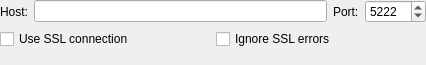
<?xml version="1.0" encoding="UTF-8"?>
<ui version="4.0">
 <class>ConnectionOptionsWidgetClass</class>
 <widget class="QWidget" name="ConnectionOptionsWidgetClass">
  <property name="geometry">
   <rect>
    <x>0</x>
    <y>0</y>
    <width>426</width>
    <height>65</height>
   </rect>
  </property>
  <layout class="QVBoxLayout">
   <property name="margin">
    <number>0</number>
   </property>
   <item>
    <layout class="QHBoxLayout">
     <item>
      <widget class="QLabel" name="label_11">
       <property name="text">
        <string>Host:</string>
       </property>
       <property name="textFormat">
        <enum>Qt::PlainText</enum>
       </property>
       <property name="buddy">
        <cstring>lneHost</cstring>
       </property>
      </widget>
     </item>
     <item>
      <widget class="QLineEdit" name="lneHost"/>
     </item>
     <item>
      <widget class="QLabel" name="label_12">
       <property name="text">
        <string>Port:</string>
       </property>
       <property name="textFormat">
        <enum>Qt::PlainText</enum>
       </property>
       <property name="buddy">
        <cstring>spbPort</cstring>
       </property>
      </widget>
     </item>
     <item>
      <widget class="QSpinBox" name="spbPort">
       <property name="sizePolicy">
        <sizepolicy hsizetype="Preferred" vsizetype="Fixed">
         <horstretch>0</horstretch>
         <verstretch>0</verstretch>
        </sizepolicy>
       </property>
       <property name="minimumSize">
        <size>
         <width>60</width>
         <height>0</height>
        </size>
       </property>
       <property name="maximum">
        <number>65535</number>
       </property>
       <property name="value">
        <number>5222</number>
       </property>
      </widget>
     </item>
    </layout>
   </item>
   <item>
    <layout class="QHBoxLayout">
     <item>
      <widget class="QCheckBox" name="chbUseSSL">
       <property name="text">
        <string>Use SSL connection</string>
       </property>
      </widget>
     </item>
     <item>
      <widget class="QCheckBox" name="chbIgnoreSSLWarnings">
       <property name="text">
        <string>Ignore SSL errors</string>
       </property>
      </widget>
     </item>
    </layout>
   </item>
   <item>
    <widget class="QWidget" name="wdtProxy" native="true"/>
   </item>
  </layout>
 </widget>
 <layoutdefault spacing="6" margin="11"/>
 <resources/>
 <connections/>
</ui>
